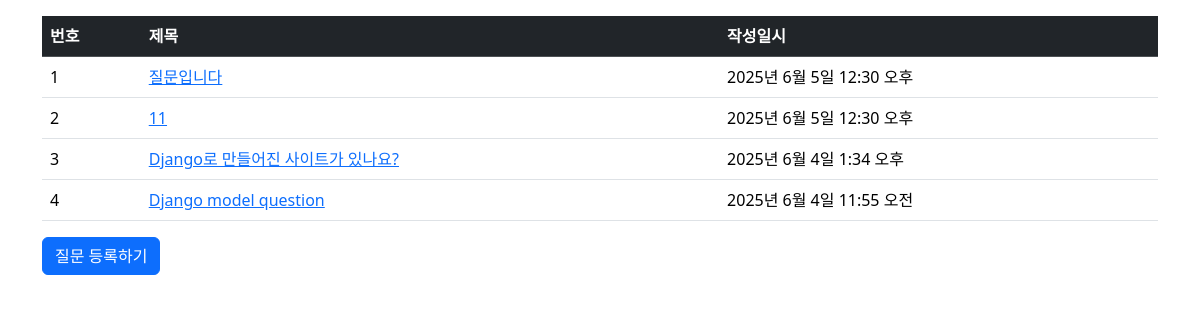
Screenshot of /pybo/ with the database file from the repository.
### pybo/models.py (models this page shows, shortened)
class Question(models.Model):
    subject = models.CharField(max_length=200)
    content = models.TextField()
    create_date = models.DateTimeField()

### pybo/views.py (the view)
# urls.py: path('', views.index, name='index'),
def index(request):
    question_list = Question.objects.order_by('-create_date')
    context = {'question_list': question_list}
    return render(request, 'pybo/question_list.html', context)

### templates/pybo/question_list.html
{% extends 'base.html' %}
{% block content %}
<div class="container my-3">
    <table class="table">
        <thead>
        <tr class="table-dark">
            <th>번호</th>
            <th>제목</th>
            <th>작성일시</th>
        </tr>
        </thead>
        <tbody>
        {% if question_list %}
        {% for question in question_list %}
        <tr>
            <td>{{ forloop.counter }}</td>
            <td>
                <a href="{% url 'pybo:detail' question.id %}">{{ question.subject }}</a>
            </td>
            <td>{{ question.create_date }}</td>
        </tr>
        {% endfor %}
        {% else %}
        <tr>
            <td colspan="3">질문이 없습니다.</td>
        </tr>
        {% endif %}
        </tbody>
    </table>
    <a href="{% url 'pybo:question_create' %}" class="btn btn-primary">질문 등록하기</a>
</div>
{% endblock %}

### rows the page displays
Question: subject "질문입니다", create_date "2025년 6월 5일 12:30 오후"
Question: subject "11", create_date "2025년 6월 5일 12:30 오후"
Question: subject "Django로 만들어진 사이트가 있나요?", create_date "2025년 6월 4일 1:34 오후"
Question: subject "Django model question", create_date "2025년 6월 4일 11:55 오전"
